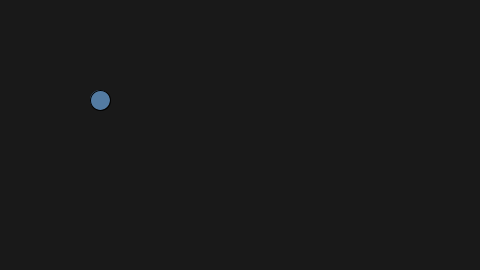
Frame 1 (no input)
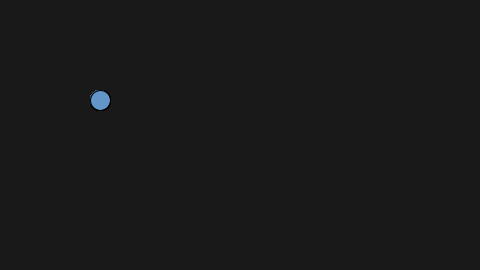
Frame 60 (the mouse pressed at the canvas centre just before this capture)
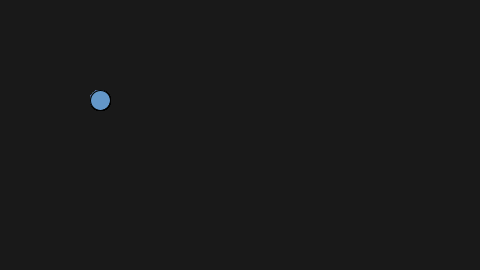
Frame 120 (the mouse held since frame 60 and released just before this capture)

The Processing sketch that drew these frames (run headless with seeded random() and noise(); from frame 60 on, the mouse is pressed at the canvas centre):

// Processing sketch: mais_vari_veis__c_rculo_com_vari_veis_e_transpar_ncia
// ── mais_vari_veis__c_rculo_com_vari_veis_e_transpar_ncia.pde
float r = 100;
float g = 150;
float b = 200;
float a = 200;

float diam = 20;
float x = 100;
float y = 100;

void setup(){
 size(480,270);
 background(25);
}

void draw(){
 stroke(0);
 //lembre-se q o 4° argumento de uma cor é a transparência
 fill(r, g, b, a);
 ellipse(x, y, diam, diam);
}
